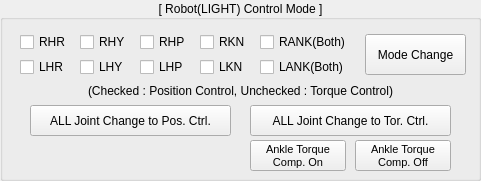
  <widget class="QGroupBox" name="groupBox_4">
   <property name="geometry">
    <rect>
     <x>262</x>
     <y>52</y>
     <width>481</width>
     <height>181</height>
    </rect>
   </property>
   <property name="font">
    <font>
     <pointsize>9</pointsize>
    </font>
   </property>
   <property name="title">
    <string>[ Robot(LIGHT) Control Mode ]</string>
   </property>
   <property name="alignment">
    <set>Qt::AlignCenter</set>
   </property>
   <widget class="QPushButton" name="BTN_ROBOT_CONTROLMETHOD_CHANGE_TO_POS">
    <property name="enabled">
     <bool>true</bool>
    </property>
    <property name="geometry">
     <rect>
      <x>30</x>
      <y>105</y>
      <width>201</width>
      <height>31</height>
     </rect>
    </property>
    <property name="font">
     <font>
      <pointsize>9</pointsize>
     </font>
    </property>
    <property name="text">
     <string>ALL Joint Change to Pos. Ctrl.</string>
    </property>
   </widget>
   <widget class="QCheckBox" name="CBX_ROBOT_CONTROLMETHOD_RHY">
    <property name="enabled">
     <bool>true</bool>
    </property>
    <property name="geometry">
     <rect>
      <x>80</x>
      <y>32</y>
      <width>51</width>
      <height>20</height>
     </rect>
    </property>
    <property name="font">
     <font>
      <pointsize>9</pointsize>
     </font>
    </property>
    <property name="text">
     <string>RHY</string>
    </property>
   </widget>
   <widget class="QCheckBox" name="CBX_ROBOT_CONTROLMETHOD_RHR">
    <property name="enabled">
     <bool>true</bool>
    </property>
    <property name="geometry">
     <rect>
      <x>20</x>
      <y>32</y>
      <width>51</width>
      <height>20</height>
     </rect>
    </property>
    <property name="font">
     <font>
      <pointsize>9</pointsize>
     </font>
    </property>
    <property name="text">
     <string>RHR</string>
    </property>
   </widget>
   <widget class="QCheckBox" name="CBX_ROBOT_CONTROLMETHOD_RHP">
    <property name="enabled">
     <bool>true</bool>
    </property>
    <property name="geometry">
     <rect>
      <x>140</x>
      <y>32</y>
      <width>51</width>
      <height>20</height>
     </rect>
    </property>
    <property name="font">
     <font>
      <pointsize>9</pointsize>
     </font>
    </property>
    <property name="text">
     <string>RHP</string>
    </property>
   </widget>
   <widget class="QCheckBox" name="CBX_ROBOT_CONTROLMETHOD_RKN">
    <property name="geometry">
     <rect>
      <x>200</x>
      <y>32</y>
      <width>51</width>
      <height>20</height>
     </rect>
    </property>
    <property name="font">
     <font>
      <pointsize>9</pointsize>
     </font>
    </property>
    <property name="text">
     <string>RKN</string>
    </property>
   </widget>
   <widget class="QCheckBox" name="CBX_ROBOT_CONTROLMETHOD_RANK">
    <property name="geometry">
     <rect>
      <x>260</x>
      <y>32</y>
      <width>91</width>
      <height>20</height>
     </rect>
    </property>
    <property name="font">
     <font>
      <pointsize>9</pointsize>
     </font>
    </property>
    <property name="text">
     <string>RANK(Both)</string>
    </property>
   </widget>
   <widget class="QCheckBox" name="CBX_ROBOT_CONTROLMETHOD_LHY">
    <property name="enabled">
     <bool>true</bool>
    </property>
    <property name="geometry">
     <rect>
      <x>80</x>
      <y>57</y>
      <width>51</width>
      <height>20</height>
     </rect>
    </property>
    <property name="font">
     <font>
      <pointsize>9</pointsize>
     </font>
    </property>
    <property name="text">
     <string>LHY</string>
    </property>
   </widget>
   <widget class="QCheckBox" name="CBX_ROBOT_CONTROLMETHOD_LANK">
    <property name="geometry">
     <rect>
      <x>260</x>
      <y>57</y>
      <width>91</width>
      <height>20</height>
     </rect>
    </property>
    <property name="font">
     <font>
      <pointsize>9</pointsize>
     </font>
    </property>
    <property name="text">
     <string>LANK(Both)</string>
    </property>
   </widget>
   <widget class="QCheckBox" name="CBX_ROBOT_CONTROLMETHOD_LHP">
    <property name="enabled">
     <bool>true</bool>
    </property>
    <property name="geometry">
     <rect>
      <x>140</x>
      <y>57</y>
      <width>51</width>
      <height>20</height>
     </rect>
    </property>
    <property name="font">
     <font>
      <pointsize>9</pointsize>
     </font>
    </property>
    <property name="text">
     <string>LHP</string>
    </property>
   </widget>
   <widget class="QCheckBox" name="CBX_ROBOT_CONTROLMETHOD_LHR">
    <property name="enabled">
     <bool>true</bool>
    </property>
    <property name="geometry">
     <rect>
      <x>20</x>
      <y>57</y>
      <width>51</width>
      <height>20</height>
     </rect>
    </property>
    <property name="font">
     <font>
      <pointsize>9</pointsize>
     </font>
    </property>
    <property name="text">
     <string>LHR</string>
    </property>
   </widget>
   <widget class="QCheckBox" name="CBX_ROBOT_CONTROLMETHOD_LKN">
    <property name="geometry">
     <rect>
      <x>200</x>
      <y>57</y>
      <width>51</width>
      <height>20</height>
     </rect>
    </property>
    <property name="font">
     <font>
      <pointsize>9</pointsize>
     </font>
    </property>
    <property name="text">
     <string>LKN</string>
    </property>
   </widget>
   <widget class="QPushButton" name="BTN_ROBOT_CONTROLMETHOD_CHANGE">
    <property name="geometry">
     <rect>
      <x>365</x>
      <y>34</y>
      <width>101</width>
      <height>41</height>
     </rect>
    </property>
    <property name="font">
     <font>
      <pointsize>9</pointsize>
     </font>
    </property>
    <property name="text">
     <string>Mode Change</string>
    </property>
   </widget>
   <widget class="QPushButton" name="BTN_ROBOT_CONTROLMETHOD_CHANGE_TO_TOR">
    <property name="enabled">
     <bool>true</bool>
    </property>
    <property name="geometry">
     <rect>
      <x>250</x>
      <y>105</y>
      <width>201</width>
      <height>31</height>
     </rect>
    </property>
    <property name="font">
     <font>
      <pointsize>9</pointsize>
     </font>
    </property>
    <property name="text">
     <string>ALL Joint Change to Tor. Ctrl.</string>
    </property>
   </widget>
   <widget class="QLabel" name="label_42">
    <property name="geometry">
     <rect>
      <x>50</x>
      <y>83</y>
      <width>381</width>
      <height>16</height>
     </rect>
    </property>
    <property name="font">
     <font>
      <pointsize>9</pointsize>
     </font>
    </property>
    <property name="text">
     <string>(Checked : Position Control, Unchecked : Torque Control)</string>
    </property>
    <property name="alignment">
     <set>Qt::AlignCenter</set>
    </property>
   </widget>
   <widget class="QPushButton" name="BTN_ANKLETORQUECOMP_ON">
    <property name="enabled">
     <bool>true</bool>
    </property>
    <property name="geometry">
     <rect>
      <x>250</x>
      <y>140</y>
      <width>96</width>
      <height>31</height>
     </rect>
    </property>
    <property name="font">
     <font>
      <pointsize>8</pointsize>
     </font>
    </property>
    <property name="text">
     <string>Ankle Torque
Comp. On</string>
    </property>
   </widget>
   <widget class="QPushButton" name="BTN_ANKLETORQUECOMP_OFF">
    <property name="enabled">
     <bool>true</bool>
    </property>
    <property name="geometry">
     <rect>
      <x>355</x>
      <y>140</y>
      <width>96</width>
      <height>31</height>
     </rect>
    </property>
    <property name="font">
     <font>
      <pointsize>8</pointsize>
     </font>
    </property>
    <property name="text">
     <string>Ankle Torque
Comp. Off</string>
    </property>
   </widget>
  </widget>
